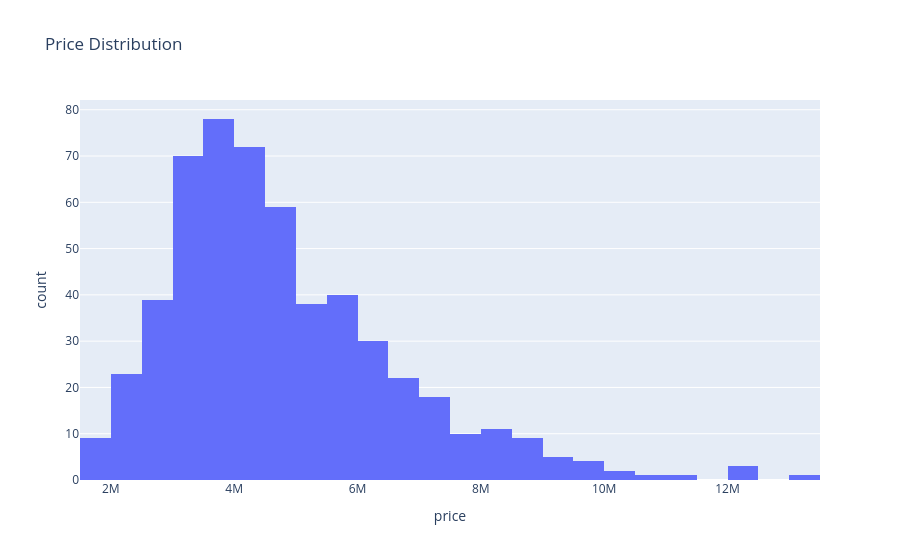
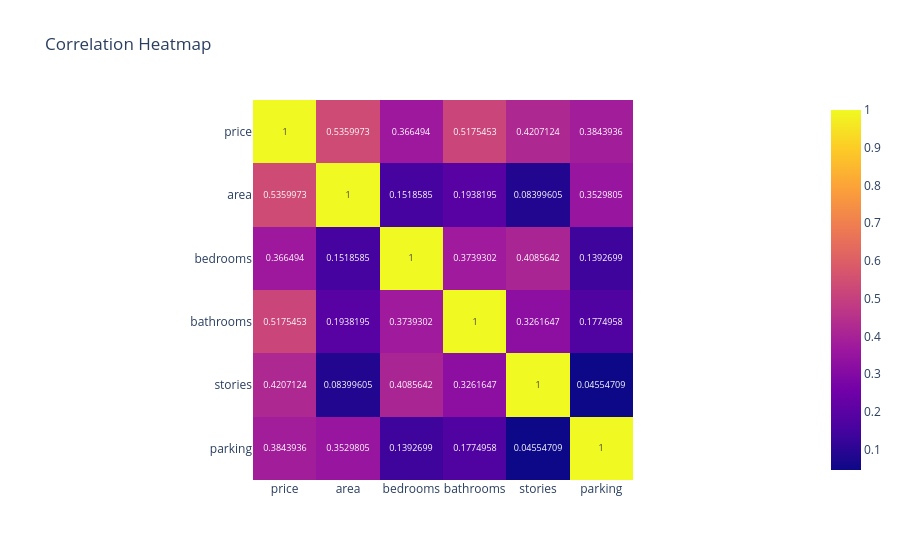

The cell these charts' notebook holds for them, in order:
### Code cell
import pandas as pd
import numpy as np

import plotly.express as px
import plotly.graph_objects as go

from sklearn.model_selection import train_test_split, cross_val_score
from sklearn.linear_model import LinearRegression
from sklearn.preprocessing import StandardScaler
from sklearn.metrics import mean_absolute_error, mean_squared_error, r2_score
from sklearn.pipeline import Pipeline

df = pd.read_csv("Housing.xls")
print(df)
fig = px.histogram(df, x='price',title='Price Distribution')
fig.show()

corr = df.corr(numeric_only=True)
fig = px.imshow(
    corr,
    text_auto=True,
    title="Correlation Heatmap" )
fig.show()

#encoding:
df = pd.get_dummies(df,drop_first=True)

x = df.drop('price',axis=1)
y = df['price']

x_train,x_test,y_train,y_test =train_test_split(x,y,test_size=0.2,random_state=42)

model = LinearRegression()
model.fit(
    x_train,y_train)

### Figure 1 — Plotly figure (JSON) as saved in the notebook; plotly's stock layout.template omitted (floating-point values rounded to 4 significant figures; data arrays with more than 128 entries replaced by an {"elided": "..."} marker saying what was removed)
{"data": [{"bingroup": "x", "hovertemplate": "price=%{x}<br>count=%{y}<extra></extra>", "legendgroup": "", "marker": {"color": "#636efa", "pattern": {"shape": ""}}, "name": "", "orientation": "v", "showlegend": false, "type": "histogram", "x": {"elided": "545 int values"}, "xaxis": "x", "yaxis": "y"}], "layout": {"barmode": "relative", "legend": {"tracegroupgap": 0}, "title": {"text": "Price Distribution"}, "xaxis": {"anchor": "y", "domain": [0, 1], "title": {"text": "price"}}, "yaxis": {"anchor": "x", "domain": [0, 1], "title": {"text": "count"}}}}

### Figure 2 — Plotly figure (JSON) as saved in the notebook; plotly's stock layout.template omitted (floating-point values rounded to 4 significant figures)
{"data": [{"coloraxis": "coloraxis", "hovertemplate": "x: %{x}<br>y: %{y}<br>color: %{z}<extra></extra>", "name": "0", "texttemplate": "%{z}", "type": "heatmap", "x": ["price", "area", "bedrooms", "bathrooms", "stories", "parking"], "xaxis": "x", "y": ["price", "area", "bedrooms", "bathrooms", "stories", "parking"], "yaxis": "y", "z": [[1.0, 0.536, 0.3665, 0.5175, 0.4207, 0.3844], [0.536, 1.0, 0.1519, 0.1938, 0.084, 0.353], [0.3665, 0.1519, 1.0, 0.3739, 0.4086, 0.1393], [0.5175, 0.1938, 0.3739, 1.0, 0.3262, 0.1775], [0.4207, 0.084, 0.4086, 0.3262, 1.0, 0.04555], [0.3844, 0.353, 0.1393, 0.1775, 0.04555, 1.0]]}], "layout": {"coloraxis": {"colorscale": [[0, "#0d0887"], [0.1111, "#46039f"], [0.2222, "#7201a8"], [0.3333, "#9c179e"], [0.4444, "#bd3786"], [0.5556, "#d8576b"], [0.6667, "#ed7953"], [0.7778, "#fb9f3a"], [0.8889, "#fdca26"], [1, "#f0f921"]]}, "title": {"text": "Correlation Heatmap"}, "xaxis": {"anchor": "y", "constrain": "domain", "domain": [0, 1], "scaleanchor": "y"}, "yaxis": {"anchor": "x", "autorange": "reversed", "constrain": "domain", "domain": [0, 1]}}}
